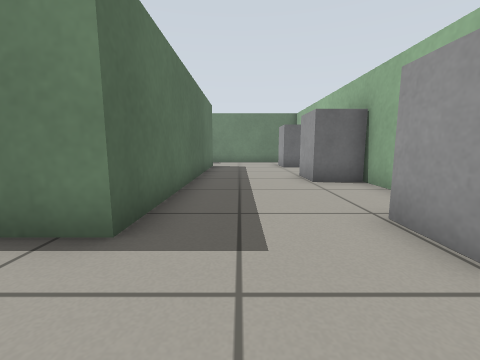
[1] (above)

21 first-person views from a walk through a robot-simulator world made for Gazebo. The camera is 0.5 m above the floor, tilts 8° down and sees 90° across. The floor is counted in squares, 0.5 m on a side. Each view is taken from the middle of a square. On the plan, view 1 faces up. The plan holds only what a view shows up to about 10 squares ahead; the rest is blank. The robots in the file are not drawn.

[2]
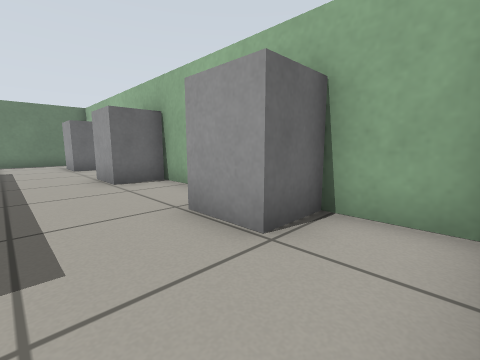

[3]
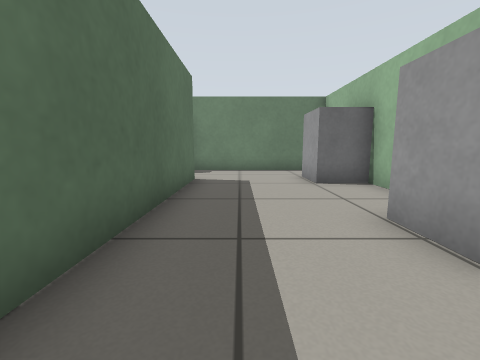

[4]
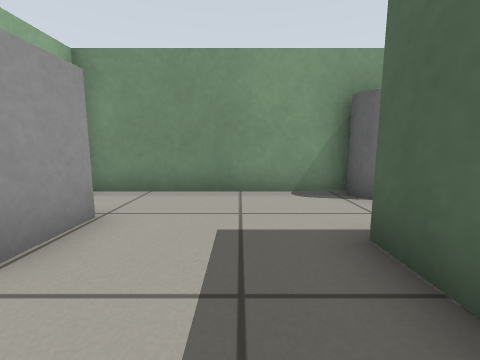

[5]
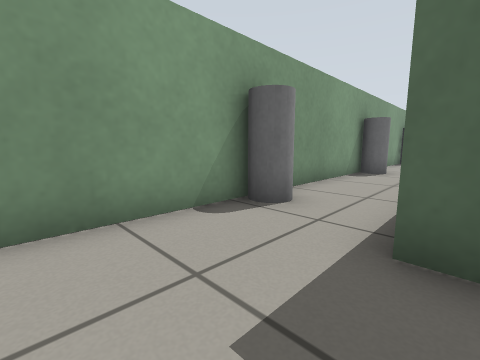

[6]
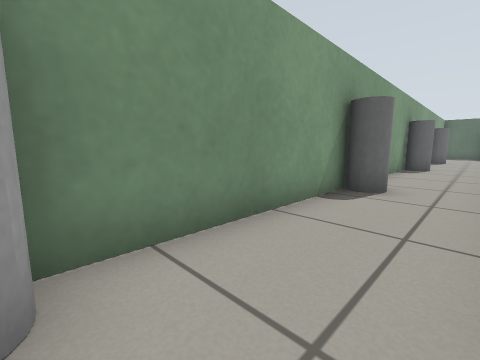

[7]
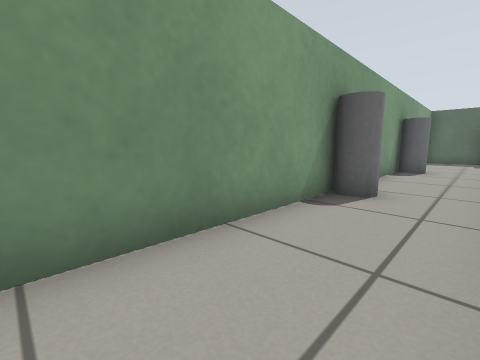

[8]
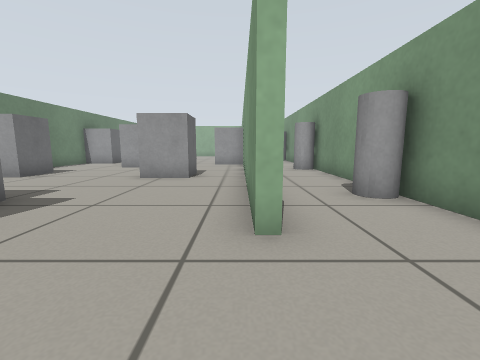

[9]
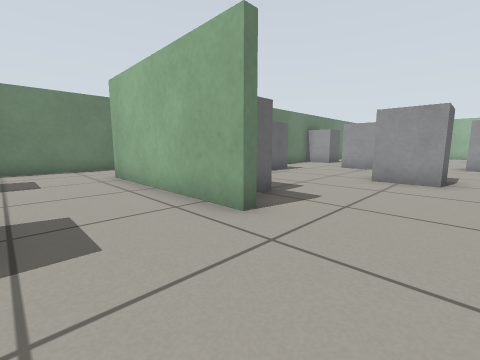

[10]
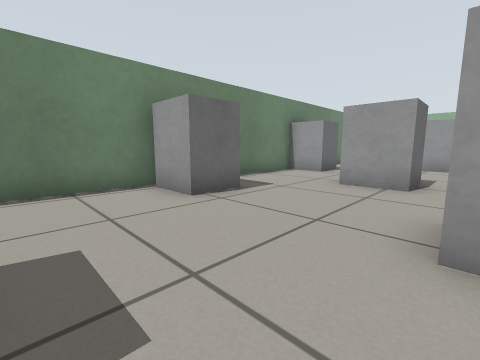

[11]
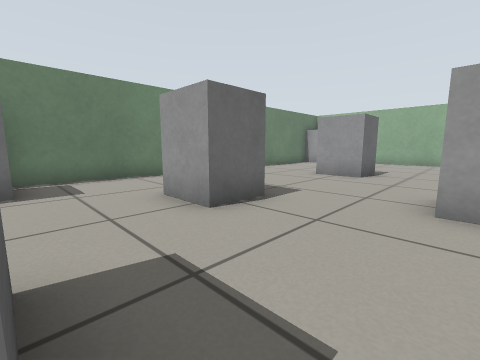

[12]
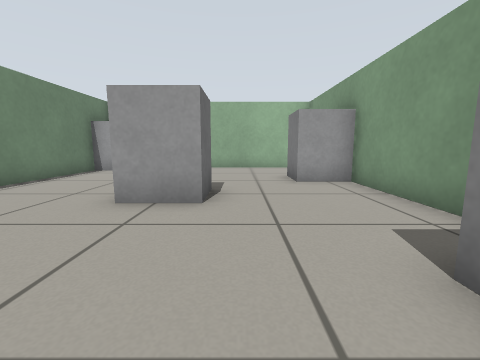

[13]
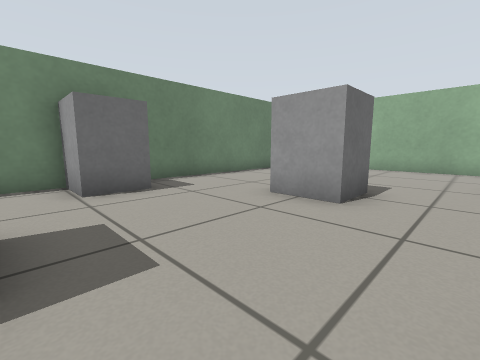

[14]
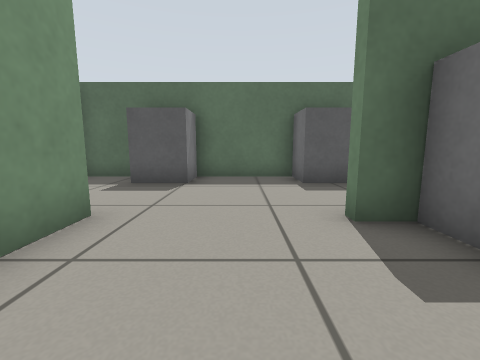

[15]
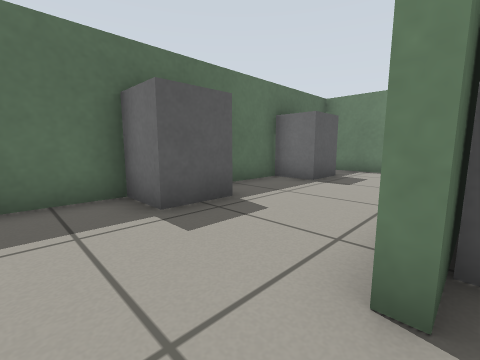

[16]
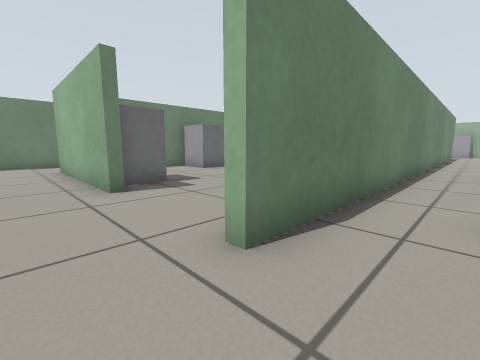

[17]
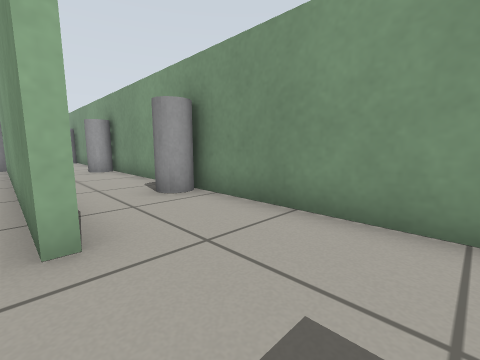

[18]
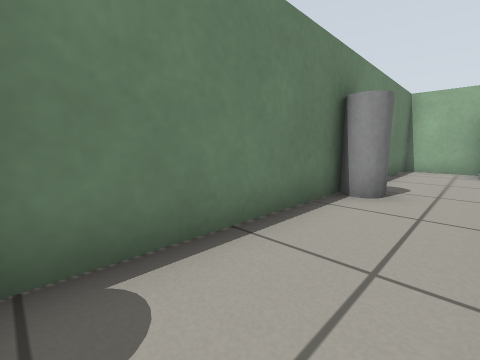

[19]
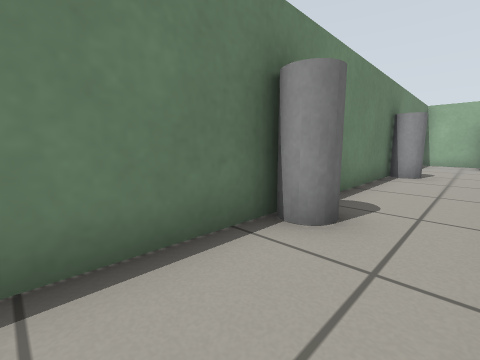

[20]
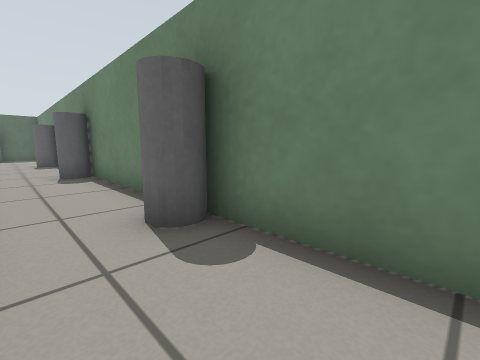

[21]
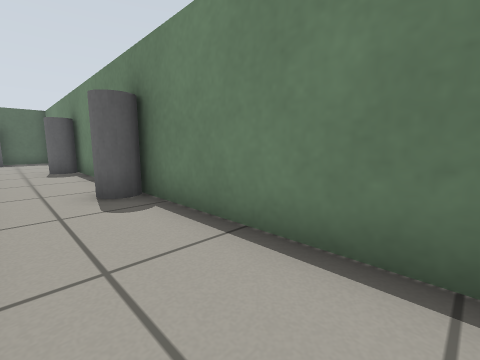

### Floor plan
Points are (right, up) in squares from view 1. A wall is a line through its corners. A room is listed if a view was taken in it or the views show most of it. See-through windows are left out.
Room 1 (views 1, 2, 3, 4, 5)
walls: (3.5, 5.4) (3.5, 15.1) (-2.5, 15.1); (-1.4, 12.4) (-1.4, 2.5) (-2.6, 2.5); (-2.5, -0.3) (3.5, -0.3) (3.5, 2.4)
ways out: opening at (-3, 1.5) to room 2; opening at (-2, 13.5) to room 3
objects: grey box (2, 2) to (3, 3); grey box (2, 7) to (3, 8); grey box (2, 12) to (3, 13)
Room 2 (views 6, 7, 8, 9, 10, 11, 12, 13, 14, 15, 16, 17)
walls: (-12.6, 2.5) (-23.5, 2.5); (-9.7, 2.8) (-3.9, 2.8); (-23.1, 8.9) (-23.1, 6.5) (-23.4, 6.5) (-23.4, 12.4); (-23.5, 2.8) (-12.6, 2.8); (-21.5, 15.1) (-27.5, 15.1); (-26.1, -0.3) (-2.5, -0.3); (-1.7, 5) (-1.7, 8.3); (-2.6, 12) (-21.1, 12); (-27.9, 14) (-27.9, -0.1)
ways out: opening at (-3, 1.5) to room 1; opening at (-22.5, 13.5) to room 4
objects: grey box (-27, 2) to (-27, 3); grey box (-27, 7) to (-27, 8); grey box (-27, 12) to (-27, 13); grey box (-23, 8) to (-22, 9); grey cylinder (-21, 0); grey box (-18, 5) to (-17, 6); grey box (-18, 10) to (-17, 11); grey cylinder (-15, 0); grey box (-14, 7) to (-13, 8); grey box (-12, 3) to (-12, 4); grey box (-12, 11) to (-11, 12); grey cylinder (-9, 0); grey box (-9, 7) to (-8, 8); grey box (-6, 3) to (-5, 4); grey cylinder (-3, 0); grey box (-3, 11) to (-2, 11)
Room 3 (views 18, 20, 21)
walls: (-2.5, 15.1) (-10.5, 15.1)
ways out: opening at (-2, 13.5) to room 1; opening at (-10, 13.5) to room 4
objects: grey cylinder (-9, 15); grey cylinder (-3, 15)
Room 4 (view 19)
walls: (-10.5, 15.1) (-21.5, 15.1)
ways out: opening at (-22.5, 13.5) to room 2; opening at (-10, 13.5) to room 3
objects: grey cylinder (-21, 14) to (-21, 15); grey cylinder (-15, 15)

Positions as (right, up) in squares from view 1, and headings:
1: (0, 0), facing up
2: (0, 0), facing up-right
3: (0, 5), facing up
4: (0, 5), facing down
5: (1, 3), facing down-left
6: (-3, 2), facing down-left
7: (-10, 2), facing down-left
8: (-26, 3), facing right
9: (-26, 4), facing up-right
10: (-21, 6), facing up-right
11: (-17, 4), facing up-right
12: (-13, 6), facing right
13: (-13, 5), facing up-right
14: (-20, 5), facing left
15: (-23, 5), facing up-left
16: (-25, 1), facing up-right
17: (-26, 3), facing down-right
18: (-8, 13), facing up-right
19: (-12, 13), facing up-right
20: (-6, 13), facing up-left
21: (-10, 13), facing up-left
